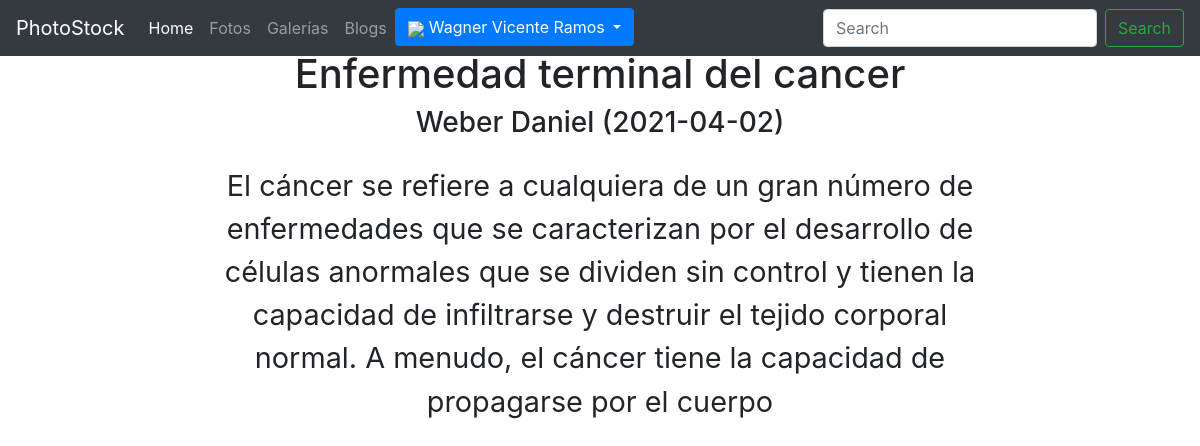
The page /blog.php?id_blog=21 (signed in) on the database its author committed.
### tables this page shows
CREATE TABLE blogs(
    id_blog BIGINT PRIMARY KEY AUTO_INCREMENT,
    id_usuario BIGINT NOT NULL,
    fecha_blog DATE NOT NULL DEFAULT CURRENT_DATE,
    nombre_blog VARCHAR(50) NOT NULL,
    contenido TEXT NOT NULL,
    id_foto BIGINT NULL,
    FOREIGN KEY (id_usuario) REFERENCES usuarios(id_usuario),
    FOREIGN KEY (id_foto) REFERENCES fotos(id_foto)
    );

CREATE TABLE usuarios(
    id_usuario BIGINT PRIMARY KEY AUTO_INCREMENT,
    username VARCHAR(50) UNIQUE NOT NULL,
    password VARCHAR(250) NOT NULL,
    nombres VARCHAR(100) NOT NULL,
    apellidos VARCHAR(100)NOT NULL,
    nacimiento DATE NOT NULL,
    direccion TEXT NOT NULL,
    sobre_mi TEXT NULL,
    foto TEXT NULL,
    administrador int default 0
    );

### controladores/obtener_blog.php (called while the page is built, shortened)
<?php
if (isset($_GET["id_blog"])){
    $id_blog = $_GET["id_blog"];
    $sql = "CALL obtener_blog($id_blog);";
    include_once "conexion.php";
    $result = mysqli_query($conexion, $sql);
    if (mysqli_num_rows($result) > 0) {
        while($row = mysqli_fetch_assoc($result)) {
            $titulo = $row['nombre_blog'];
            $apellidos = $row['apellidos'];
            $nombres = $row['nombres'];
            $contenido = $row['contenido'];
            $autor = "$apellidos $nombres";
            $fecha = $row['fecha_blog'];
            ?>
        <?php }
        }else echo "No se han encontrado resultados";
}else{?>
    <h1>Parece que te has perdido </h1>
    <h1><a href="index.php">Volver al home </a></h1>
<?php
die();
}
?>

### blog.php (the view, shortened to what this page needs)
<!DOCTYPE html>
<html lang="en">
<head>
    <link rel="stylesheet" href="assets/css/blog.css">
</head>
<body>
    <div class="custom-main">
    <?php
    include "templates/header.php";
    include "controladores/obtener_blog.php";
    ?>
    <h1 class="titulo"><?php echo $titulo; ?></h1>
    <h3 class="autor"><?php echo "$autor ($fecha)"; ?></h3>
    <p class="contenido">
        <?php echo $contenido; ?>
    </p>
    </div>
</body>
</html>

### assets/css/blog.css (style rules this page uses)
.custom-main, p { text-align: center; align-items: center; margin: 0 auto; }
h1 { color : black; font-size: 5rem; }
h3 { font-family:sans-serif; }
p { padding-top: 1rem; font-size: 1.8rem; max-width:800px; }

### assets/css/main.css (style rules this page uses)
.custom-main { padding-top:50px }

### rows shown on the page
blogs: nombre_blog "Enfermedad terminal del cancer", id_usuario.nombres "Weber Daniel", fecha_blog "2021-04-02", contenido "El cáncer se refiere a cualquiera de un gran número de enfermedades que se caracterizan por el desarrollo de células anormales que se dividen sin control y tienen la capacidad de infiltrarse y destruir el tejido corporal normal. A menudo, el cáncer tiene la capacidad de propagarse por el cuerpo"

### other values the page prints
$_SESSION ['nombres'] "Wagner"
$_SESSION['apellidos'] "Vicente Ramos"
